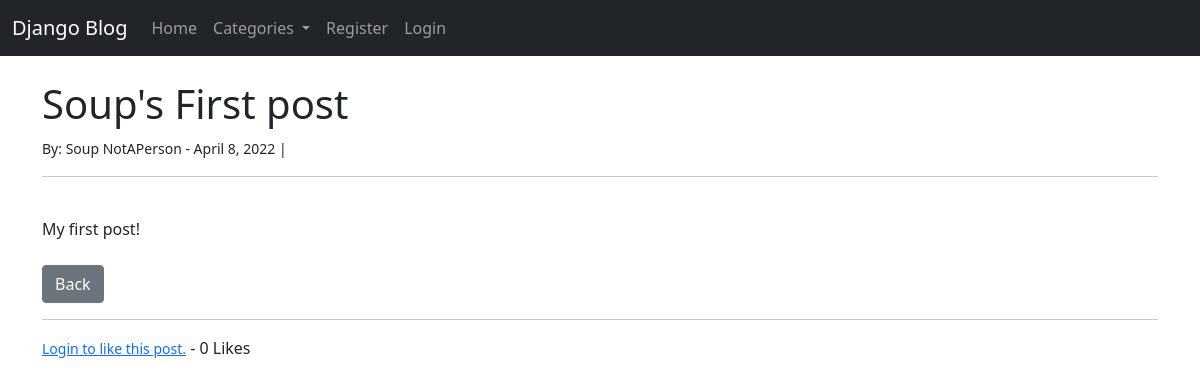
Page /article/19 on the earlier database version.
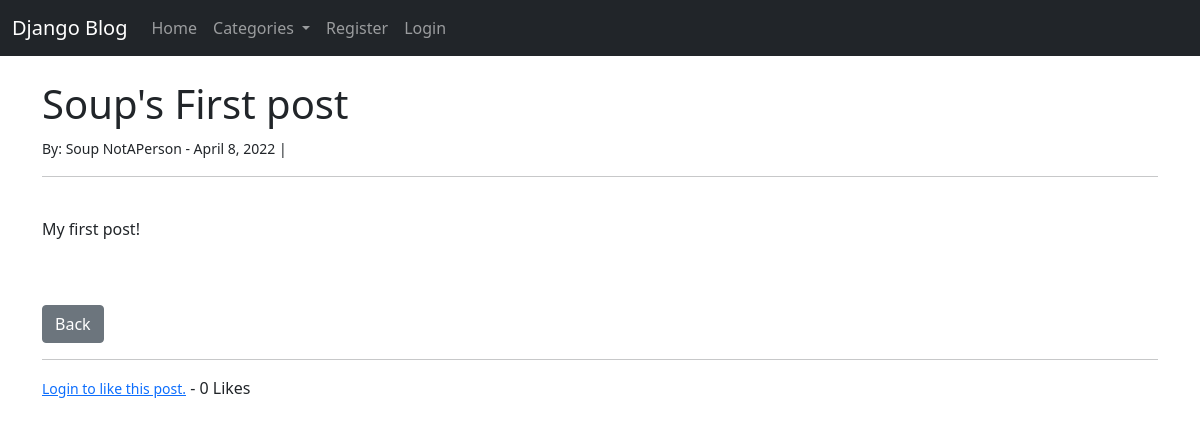
Same page on the later database version.
### theblog/views.py (the view)
# urls.py: path('article/<int:pk>', ArticleDetailView.as_view(), name='article-detail'),
class ArticleDetailView(DetailView):
    model = Post
    template_name = 'article_details.html'
    def get_context_data(self, *args, **kwargs):
        cat_menu = Category.objects.all().order_by('name')
        context = super(ArticleDetailView, self).get_context_data(*args, **kwargs)
        current_post = get_object_or_404(Post, id=self.kwargs['pk'])
        total_likes = current_post.total_likes()
        liked = False
        if current_post.likes.filter(id=self.request.user.id).exists():
            liked = True
        context["cat_menu"] = cat_menu
        context["total_likes"] = total_likes
        context["liked"] = liked
        return context

### theblog/models.py (called while the page is built)
    def __str__(self):
        return self.name

    def total_likes(self):
        return self.likes.count()

### theblog/templates/article_details.html (shortened to what this page needs)
{% extends 'base.html' %}
{% block content %}
<h1>{{ post.title }}</h1>
<small>
    By: {{ post.author.first_name }} {{ post.author.last_name }} -
    {{ post.post_date }} |
</small><br>
<hr>
<br>
{{ post.body|safe }}
<br><br>
<a href="{% url 'home' %}" class="btn btn-secondary">Back</a>
<br>
<hr>
<form action="{% url 'like_post' post.pk %}" method="POST">
    {% if user.is_authenticated %}
        {% if liked %}
            <button type="submit" name="post_id" value="{{ post.id }}" class="btn btn-danger btn-sm">Unlike</button>
        {% else %}
            <button type="submit" name="post_id" value="{{ post.id }}" class="btn btn-primary btn-sm">Like</button>
        {% endif %}
    {% else %}
        <small> <a href="{% url 'login' %}"> Login to like this post.</a></small>
    {% endif %}
    - {{ total_likes }} Likes
</form>
{% endblock %}

Differences in the rows shown:
changed Post "Soup's First post": body "My first post!" → "<p>My first post!</p>" (drawn)
